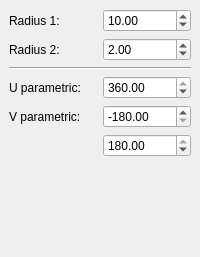
        <widget class="QWidget" name="Page6_torus">
         <layout class="QGridLayout">
          <property name="margin">
           <number>9</number>
          </property>
          <property name="spacing">
           <number>6</number>
          </property>
          <item row="1" column="0">
           <widget class="Line" name="line_4">
            <property name="frameShape">
             <enum>QFrame::HLine</enum>
            </property>
            <property name="frameShadow">
             <enum>QFrame::Sunken</enum>
            </property>
           </widget>
          </item>
          <item row="2" column="0">
           <layout class="QGridLayout">
            <property name="margin">
             <number>0</number>
            </property>
            <property name="spacing">
             <number>6</number>
            </property>
            <item row="0" column="0">
             <widget class="QLabel" name="label_5">
              <property name="text">
               <string>U parametric:</string>
              </property>
             </widget>
            </item>
            <item row="2" column="0">
             <spacer>
              <property name="orientation">
               <enum>Qt::Horizontal</enum>
              </property>
              <property name="sizeType">
               <enum>QSizePolicy::Preferred</enum>
              </property>
              <property name="sizeHint" stdset="0">
               <size>
                <width>81</width>
                <height>20</height>
               </size>
              </property>
             </spacer>
            </item>
            <item row="1" column="1">
             <widget class="QDoubleSpinBox" name="torusAngle1">
              <property name="minimum">
               <double>-180.000000000000000</double>
              </property>
              <property name="maximum">
               <double>180.000000000000000</double>
              </property>
              <property name="value">
               <double>-180.000000000000000</double>
              </property>
             </widget>
            </item>
            <item row="1" column="0">
             <widget class="QLabel" name="label_6">
              <property name="text">
               <string>V parametric:</string>
              </property>
             </widget>
            </item>
            <item row="2" column="1">
             <widget class="QDoubleSpinBox" name="torusAngle2">
              <property name="minimum">
               <double>-180.000000000000000</double>
              </property>
              <property name="maximum">
               <double>180.000000000000000</double>
              </property>
              <property name="value">
               <double>180.000000000000000</double>
              </property>
             </widget>
            </item>
            <item row="0" column="1">
             <widget class="QDoubleSpinBox" name="torusAngle3">
              <property name="maximum">
               <double>360.000000000000000</double>
              </property>
              <property name="value">
               <double>360.000000000000000</double>
              </property>
             </widget>
            </item>
           </layout>
          </item>
          <item row="3" column="0">
           <spacer>
            <property name="orientation">
             <enum>Qt::Vertical</enum>
            </property>
            <property name="sizeType">
             <enum>QSizePolicy::Expanding</enum>
            </property>
            <property name="sizeHint" stdset="0">
             <size>
              <width>20</width>
              <height>91</height>
             </size>
            </property>
           </spacer>
          </item>
          <item row="0" column="0">
           <layout class="QGridLayout">
            <property name="margin">
             <number>0</number>
            </property>
            <property name="spacing">
             <number>6</number>
            </property>
            <item row="1" column="0">
             <widget class="QLabel" name="textLabel20">
              <property name="text">
               <string>Radius 2:</string>
              </property>
             </widget>
            </item>
            <item row="0" column="0">
             <widget class="QLabel" name="textLabel19">
              <property name="text">
               <string>Radius 1:</string>
              </property>
             </widget>
            </item>
            <item row="1" column="1">
             <widget class="QDoubleSpinBox" name="torusRadius2">
              <property name="maximum">
               <double>1000.000000000000000</double>
              </property>
              <property name="value">
               <double>2.000000000000000</double>
              </property>
             </widget>
            </item>
            <item row="0" column="1">
             <widget class="QDoubleSpinBox" name="torusRadius1">
              <property name="maximum">
               <double>1000.000000000000000</double>
              </property>
              <property name="value">
               <double>10.000000000000000</double>
              </property>
             </widget>
            </item>
           </layout>
          </item>
         </layout>
        </widget>
